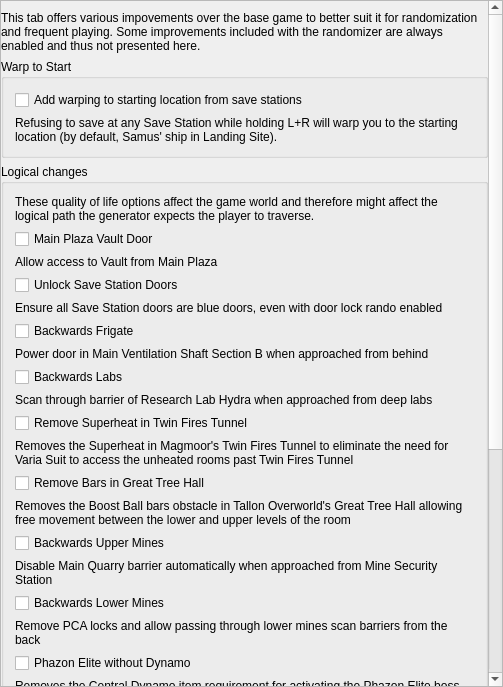
<?xml version="1.0" encoding="UTF-8"?>
<ui version="4.0">
 <class>PresetPrimeQol</class>
 <widget class="QMainWindow" name="PresetPrimeQol">
  <property name="geometry">
   <rect>
    <x>0</x>
    <y>0</y>
    <width>503</width>
    <height>687</height>
   </rect>
  </property>
  <property name="windowTitle">
   <string>Other</string>
  </property>
  <widget class="QWidget" name="centralWidget">
   <property name="maximumSize">
    <size>
     <width>16777215</width>
     <height>16777215</height>
    </size>
   </property>
   <layout class="QVBoxLayout" name="verticalLayout">
    <property name="leftMargin">
     <number>0</number>
    </property>
    <property name="topMargin">
     <number>0</number>
    </property>
    <property name="rightMargin">
     <number>0</number>
    </property>
    <property name="bottomMargin">
     <number>0</number>
    </property>
    <item>
     <widget class="QScrollArea" name="scroll_area">
      <property name="widgetResizable">
       <bool>true</bool>
      </property>
      <widget class="QWidget" name="scroll_contents">
       <property name="geometry">
        <rect>
         <x>0</x>
         <y>-143</y>
         <width>487</width>
         <height>1272</height>
        </rect>
       </property>
       <layout class="QVBoxLayout" name="scroll_layout">
        <property name="leftMargin">
         <number>0</number>
        </property>
        <property name="topMargin">
         <number>2</number>
        </property>
        <property name="rightMargin">
         <number>0</number>
        </property>
        <property name="bottomMargin">
         <number>0</number>
        </property>
        <item>
         <spacer name="top_spacer">
          <property name="orientation">
           <enum>Qt::Orientation::Vertical</enum>
          </property>
          <property name="sizeType">
           <enum>QSizePolicy::Policy::Fixed</enum>
          </property>
          <property name="sizeHint" stdset="0">
           <size>
            <width>20</width>
            <height>8</height>
           </size>
          </property>
         </spacer>
        </item>
        <item>
         <widget class="QLabel" name="description_label">
          <property name="text">
           <string>&lt;html&gt;&lt;head/&gt;&lt;body&gt;&lt;p&gt;This tab offers various impovements over the base game to better suit it for randomization and frequent playing. Some improvements included with the randomizer are always enabled and thus not presented here.&lt;/p&gt;&lt;/body&gt;&lt;/html&gt;</string>
          </property>
          <property name="wordWrap">
           <bool>true</bool>
          </property>
          <property name="openExternalLinks">
           <bool>true</bool>
          </property>
         </widget>
        </item>
        <item>
         <widget class="QGroupBox" name="warp_to_start_group">
          <property name="title">
           <string>Warp to Start</string>
          </property>
          <layout class="QVBoxLayout" name="verticalLayout_6">
           <item>
            <widget class="QCheckBox" name="warp_to_start_check">
             <property name="text">
              <string>Add warping to starting location from save stations</string>
             </property>
            </widget>
           </item>
           <item>
            <widget class="QLabel" name="warp_to_start_label">
             <property name="text">
              <string>&lt;html&gt;&lt;head/&gt;&lt;body&gt;&lt;p&gt;Refusing to save at any Save Station while holding L+R will warp you to the starting location (by default, Samus' ship in Landing Site).&lt;/p&gt;&lt;/body&gt;&lt;/html&gt;</string>
             </property>
             <property name="wordWrap">
              <bool>true</bool>
             </property>
            </widget>
           </item>
          </layout>
         </widget>
        </item>
        <item>
         <widget class="QGroupBox" name="logical_group">
          <property name="title">
           <string>Logical changes</string>
          </property>
          <layout class="QVBoxLayout" name="verticalLayout_3">
           <item>
            <widget class="QLabel" name="logical_label">
             <property name="sizePolicy">
              <sizepolicy hsizetype="Preferred" vsizetype="Fixed">
               <horstretch>0</horstretch>
               <verstretch>0</verstretch>
              </sizepolicy>
             </property>
             <property name="maximumSize">
              <size>
               <width>16777215</width>
               <height>90</height>
              </size>
             </property>
             <property name="text">
              <string>&lt;html&gt;&lt;head/&gt;&lt;body&gt;&lt;p&gt;These quality of life options affect the game world and therefore might affect the logical path the generator expects the player to traverse.&lt;/p&gt;&lt;/body&gt;&lt;/html&gt;</string>
             </property>
             <property name="alignment">
              <set>Qt::AlignmentFlag::AlignLeading|Qt::AlignmentFlag::AlignLeft|Qt::AlignmentFlag::AlignTop</set>
             </property>
             <property name="wordWrap">
              <bool>true</bool>
             </property>
             <property name="openExternalLinks">
              <bool>true</bool>
             </property>
            </widget>
           </item>
           <item>
            <widget class="QCheckBox" name="main_plaza_door_check">
             <property name="text">
              <string>Main Plaza Vault Door</string>
             </property>
            </widget>
           </item>
           <item>
            <widget class="QLabel" name="main_plaza_door_label">
             <property name="text">
              <string>Allow access to Vault from Main Plaza</string>
             </property>
             <property name="wordWrap">
              <bool>true</bool>
             </property>
            </widget>
           </item>
           <item>
            <widget class="QCheckBox" name="blue_save_doors_check">
             <property name="text">
              <string>Unlock Save Station Doors</string>
             </property>
            </widget>
           </item>
           <item>
            <widget class="QLabel" name="blue_save_doors_label">
             <property name="text">
              <string>Ensure all Save Station doors are blue doors, even with door lock rando enabled</string>
             </property>
             <property name="wordWrap">
              <bool>true</bool>
             </property>
            </widget>
           </item>
           <item>
            <widget class="QCheckBox" name="backwards_frigate_check">
             <property name="text">
              <string>Backwards Frigate</string>
             </property>
            </widget>
           </item>
           <item>
            <widget class="QLabel" name="backwards_frigate_label">
             <property name="text">
              <string>Power door in Main Ventilation Shaft Section B when approached from behind</string>
             </property>
             <property name="wordWrap">
              <bool>true</bool>
             </property>
            </widget>
           </item>
           <item>
            <widget class="QCheckBox" name="backwards_labs_check">
             <property name="text">
              <string>Backwards Labs</string>
             </property>
            </widget>
           </item>
           <item>
            <widget class="QLabel" name="backwards_labs_label">
             <property name="text">
              <string>Scan through barrier of Research Lab Hydra when approached from deep labs</string>
             </property>
             <property name="wordWrap">
              <bool>true</bool>
             </property>
            </widget>
           </item>
           <item>
            <widget class="QCheckBox" name="remove_superheat_twin_fires_tunnel_check">
             <property name="text">
              <string>Remove Superheat in Twin Fires Tunnel</string>
             </property>
            </widget>
           </item>
           <item>
            <widget class="QLabel" name="remove_superheat_twin_fires_tunnel_label">
             <property name="text">
              <string>Removes the Superheat in Magmoor's Twin Fires Tunnel to eliminate the need for Varia Suit to access the unheated rooms past Twin Fires Tunnel</string>
             </property>
             <property name="wordWrap">
              <bool>true</bool>
             </property>
            </widget>
           </item>
           <item>
            <widget class="QCheckBox" name="remove_bars_great_tree_hall_check">
             <property name="text">
              <string>Remove Bars in Great Tree Hall</string>
             </property>
            </widget>
           </item>
           <item>
            <widget class="QLabel" name="remove_bars_great_tree_hall_label">
             <property name="text">
              <string>Removes the Boost Ball bars obstacle in Tallon Overworld's Great Tree Hall allowing free movement between the lower and upper levels of the room</string>
             </property>
             <property name="wordWrap">
              <bool>true</bool>
             </property>
            </widget>
           </item>
           <item>
            <widget class="QCheckBox" name="backwards_upper_mines_check">
             <property name="text">
              <string>Backwards Upper Mines</string>
             </property>
            </widget>
           </item>
           <item>
            <widget class="QLabel" name="backwards_upper_mines_label">
             <property name="text">
              <string>Disable Main Quarry barrier automatically when approached from Mine Security Station</string>
             </property>
             <property name="wordWrap">
              <bool>true</bool>
             </property>
            </widget>
           </item>
           <item>
            <widget class="QCheckBox" name="backwards_lower_mines_check">
             <property name="text">
              <string>Backwards Lower Mines</string>
             </property>
            </widget>
           </item>
           <item>
            <widget class="QLabel" name="backwards_lower_mines_label">
             <property name="text">
              <string>Remove PCA locks and allow passing through lower mines scan barriers from the back</string>
             </property>
             <property name="wordWrap">
              <bool>true</bool>
             </property>
            </widget>
           </item>
           <item>
            <widget class="QCheckBox" name="phazon_elite_without_dynamo_check">
             <property name="text">
              <string>Phazon Elite without Dynamo</string>
             </property>
            </widget>
           </item>
           <item>
            <widget class="QLabel" name="phazon_elite_without_dynamo_label">
             <property name="text">
              <string>Removes the Central Dynamo item requirement for activating the Phazon Elite boss fight</string>
             </property>
             <property name="wordWrap">
              <bool>true</bool>
             </property>
            </widget>
           </item>
          </layout>
         </widget>
        </item>
        <item>
         <widget class="QGroupBox" name="cutscene_group">
          <property name="title">
           <string>Cutscene Mode</string>
          </property>
          <layout class="QVBoxLayout" name="verticalLayout_5">
           <item>
            <widget class="QComboBox" name="cutscene_combo">
             <item>
              <property name="text">
               <string>Original</string>
              </property>
             </item>
             <item>
              <property name="text">
               <string>Skippable</string>
              </property>
             </item>
             <item>
              <property name="text">
               <string>Competitive</string>
              </property>
             </item>
             <item>
              <property name="text">
               <string>Major [Deprecated]</string>
              </property>
             </item>
            </widget>
           </item>
           <item>
            <widget class="QLabel" name="cutscene_label">
             <property name="text">
              <string>&lt;html&gt;&lt;head/&gt;&lt;body&gt;&lt;p&gt;&lt;span style=&quot; font-weight:600;&quot;&gt;Original&lt;/span&gt;: No changes to the cutscenes are made.&lt;/p&gt;&lt;p&gt;&lt;span style=&quot; font-weight:700;&quot;&gt;Skippable&lt;/span&gt;: Keeps all of the cutscenes in the game, but makes it so that they can be skipped with the START button.&lt;/p&gt;&lt;p&gt;&lt;span style=&quot; font-weight:700;&quot;&gt;Competitive&lt;/span&gt;: Removes some cutscenes from the game which hinder the flow of competitive play. All others are skippable.&lt;/p&gt;&lt;/body&gt;&lt;/html&gt;</string>
             </property>
             <property name="wordWrap">
              <bool>true</bool>
             </property>
            </widget>
           </item>
          </layout>
         </widget>
        </item>
        <item>
         <widget class="QGroupBox" name="spring_ball_group">
          <property name="title">
           <string>Spring Ball</string>
          </property>
          <layout class="QVBoxLayout" name="verticalLayout_9">
           <property name="leftMargin">
            <number>9</number>
           </property>
           <property name="topMargin">
            <number>9</number>
           </property>
           <property name="rightMargin">
            <number>9</number>
           </property>
           <property name="bottomMargin">
            <number>9</number>
           </property>
           <item>
            <widget class="QCheckBox" name="spring_ball_check">
             <property name="text">
              <string>Enable Spring Ball</string>
             </property>
            </widget>
           </item>
           <item>
            <widget class="QLabel" name="spring_ball_label">
             <property name="text">
              <string>&lt;html&gt;&lt;head/&gt;&lt;body&gt;&lt;p&gt;Restores the Spring Ball feature from Metroid Prime Trilogy.&lt;br/&gt;Use C-Stick Up while being morphed to use Spring Ball.&lt;br/&gt;&lt;br/&gt;&lt;span style=&quot; font-weight:600;&quot;&gt;Warning:&lt;/span&gt; You need Morph Ball Bombs to use Spring Ball just like in Metroid Prime Trilogy.&lt;/p&gt;&lt;/body&gt;&lt;/html&gt;</string>
             </property>
             <property name="wordWrap">
              <bool>true</bool>
             </property>
            </widget>
           </item>
          </layout>
         </widget>
        </item>
       </layout>
      </widget>
     </widget>
    </item>
   </layout>
  </widget>
 </widget>
 <layoutdefault spacing="6" margin="11"/>
 <resources/>
 <connections/>
</ui>
